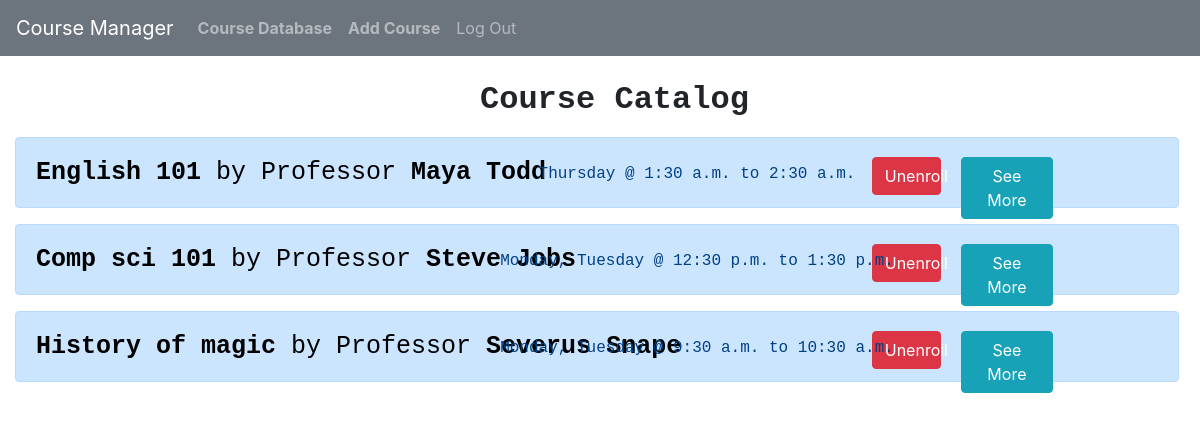
Screenshot of /courses (signed in) with the database file from the repository.
### course_manager/models.py (models this page shows, shortened)
class Course(models.Model):
    DAYS_OF_WEEK_CHOICES = (
    ('MON', 'Monday'),
    ('TUE', 'Tuesday'),
    ('WED', 'Wednesday'),
    ('THU', 'Thursday'),
    ('FRI', 'Friday'),
)
    title = models.CharField(max_length=64, unique=True)
    description = models.TextField()
    professor = models.CharField(max_length=100)
    day  = MultiSelectField(choices=DAYS_OF_WEEK_CHOICES)
    subject = models.CharField(max_length=100, blank=False)
    start_time = models.TimeField(blank=False, default='4:44')
    end_time = models.TimeField(blank=False, default='4:44')
    creation_date = models.DateTimeField(auto_now_add = True, editable=False)
    class Meta:
       ordering = ('-creation_date',)

### course_manager/views.py (the view)
# urls.py: path("courses", views.courses, name="courses"),
def courses(request):
    courses = Course.objects.all()
    user = User.objects.get(username=request.user)
    enrolled_courses = user.course.all().values_list('id', flat=True)
    return render(request, "course_manager/courses.html", {
        'courses': courses,
        'enrolled_courses': [int(s) for s in enrolled_courses],
    })

### course_manager/templates/course_manager/courses.html (shortened to what this page needs)
{% extends "course_manager/layout.html" %}
{% block body %}
<h2 id="header" style="margin-left: 40%; margin-top: 25px; padding-bottom: 10px; align-items: center;"><b>Course Catalog</b></h2>
<div id="courses">
{% for course in courses %}
<div class="alert alert-primary course-block" role="alert" data-course_id={{course.id}}>
    <span>
    <h1 class="course-header"><b>{{course.title}}</b> by Professor <b>{{course.professor}}</b></h1>
    <p style="text-align: center; margin-top: -34px; margin-left: 200px;">{{course.day}} @ {{course.start_time}} to {{course.end_time}}</p>
    <button class="btn btn-info see-more view-course" data-course_id={{course.id}}>See More</button>
    {% if course.id in enrolled_courses %}
    <a href="{% url 'unenroll_course' course.title %}"><button type="button" class="btn btn-danger unenroll-button">Unenroll</button></a>
    {% else %}
    <a href="{% url 'enroll_course' course.title %}"><button type="button" class="btn btn-success enroll-button">Enroll</button></a>
    {% endif %}
    </span>
</div>
{% endfor %}
</div>
{% endblock %}

### course_manager/static/course_manager/style.css (style rules this page uses)
h1,h2,h3,h4,h5,p { margin-left: 15px; margin-top: 10px; font-family: 'Courier New', Courier, monospace; }
.course-block { width: 97%; margin-left: 15px; padding: 5px; }
.unenroll-button { float: right; margin-top: -45px; width: 6%; margin-right: 20px; }
.course-header { color: black; font-size: 25px; font-family: 'Courier New', Courier, monospace; padding-top: 5px; }
.see-more { float: right; margin-top: -45px; margin-right: 120px; width: 8%; }

### rows the page displays
Course: title "English 101", professor "Maya Todd", day "Thursday", start_time "1:30 a.m.", end_time "2:30 a.m.", shows "Unenroll"
Course: title "Comp sci 101", professor "Steve Jobs", day "Monday, Tuesday", start_time "12:30 p.m.", end_time "1:30 p.m.", shows "Unenroll"
Course: title "History of magic", professor "Severus Snape", day "Monday, Tuesday", start_time "9:30 a.m.", end_time "10:30 a.m.", shows "Unenroll"
